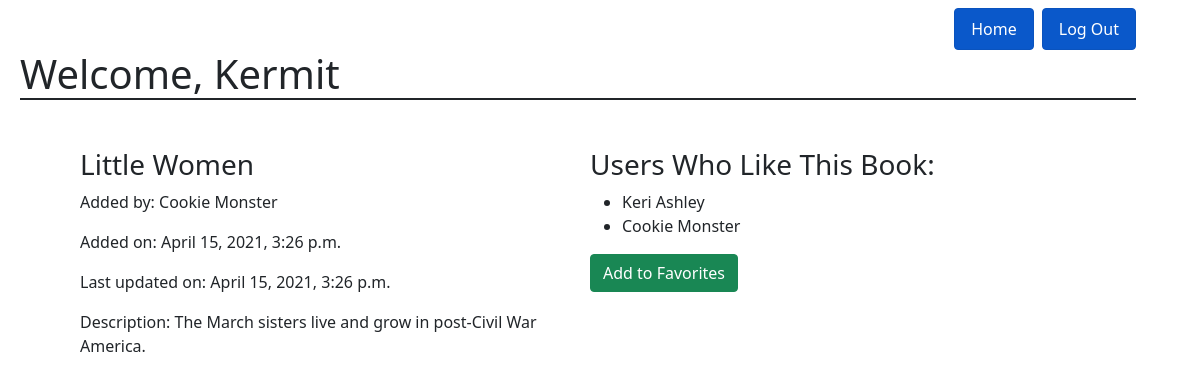
Screenshot of /books/6 (signed in) with the database file from the repository.
### favorite_books_app/models.py (models this page shows)
class User(models.Model):
    first_name= models.CharField(max_length= 50)
    last_name= models.CharField(max_length=50)
    email= models.CharField(max_length=75)
    password= models.CharField(max_length=50)
    created_at= models.DateTimeField(auto_now_add=True)
    updated_at= models.DateTimeField(auto_now=True)
    objects= UserManager()

class Book(models.Model):
    title= models.CharField(max_length=75)
    description= models.TextField()
    uploaded_by= models.ForeignKey(User, related_name= "books_uploaded", on_delete= models.CASCADE)
    users_who_like= models.ManyToManyField(User, related_name= "liked_books")
    created_at= models.DateTimeField(auto_now_add=True)
    updated_at= models.DateTimeField(auto_now=True)
    objects= BookManager()

### favorite_books_app/views.py (the view)
# urls.py: path('books/<int:bookId>', views.bookDetails),
def bookDetails(request, bookId):
    context = {
        'book': Book.objects.get(id=bookId),
        'current_user': User.objects.get(id=request.session['logged_user'])
    }
    return render(request, 'bookDetails.html', context)

### favorite_books_app/templates/bookDetails.html (shortened to what this page needs)
<!DOCTYPE html>
<html lang="en">
<head>
    <link href="https://cdn.jsdelivr.net/npm/bootstrap@5.0.0-beta3/dist/css/bootstrap.min.css" rel="stylesheet">
</head>
<body>
    <div class="container m-2">
        <ul class="nav justify-content-end">
            <li class="nav-item">
                <a href="/books" role="button" class="nav-link active btn btn-primary me-2" aria-current= "page">Home</a>
            </li>
            <li class="nav-item">
                <a href="/user/logout" role="button" class="nav-link active btn btn-primary" aria current="page">Log Out</a>
            </li>
        </ul>
        <h1 class="border-bottom border-dark border-2">Welcome, {{current_user.first_name}}</h1>
        <div class="row m-5">
            <div class="col">
                <h3>{{book.title}}</h3>
                <p>Added by: {{book.uploaded_by.first_name}} {{book.uploaded_by.last_name}}</p>
                <p>Added on: {{book.created_at}}</p>
                <p>Last updated on: {{book.updated_at}}</p>
                {% if book.uploaded_by.id != request.session.logged_user %}
                <p>Description: {{book.description}}</p>
                {% endif %}
            </div>
            <div class="col">
                <h3>Users Who Like This Book:</h3>
                <ul>
                    {% for fav in book.users_who_like.all %}
                    <li>{{fav.first_name}} {{fav.last_name}}</li>
                    {% endfor %}
                </ul>
                {% if current_user in book.users_who_like.all %}
                <a href="/books/{{book.id}}/unfavorite" role="button" class="btn btn-danger">Remove from Favorites</a>
                {% else %}
                <a href="/books/{{book.id}}/favorite" role="button" class="btn btn-success">Add to Favorites</a>
                {% endif %}
            </div>
        </div>
    </div>
</body>
</html>

### rows the page displays
User: first_name "Kermit"
Book: title "Little Women", uploaded_by.first_name "Cookie", uploaded_by.last_name "Monster", created_at "April 15, 2021, 3:26 p.m.", updated_at "April 15, 2021, 3:26 p.m.", description "The March sisters live and grow in post-Civil War America."
User: first_name "Keri", last_name "Ashley"
User: first_name "Cookie", last_name "Monster"
